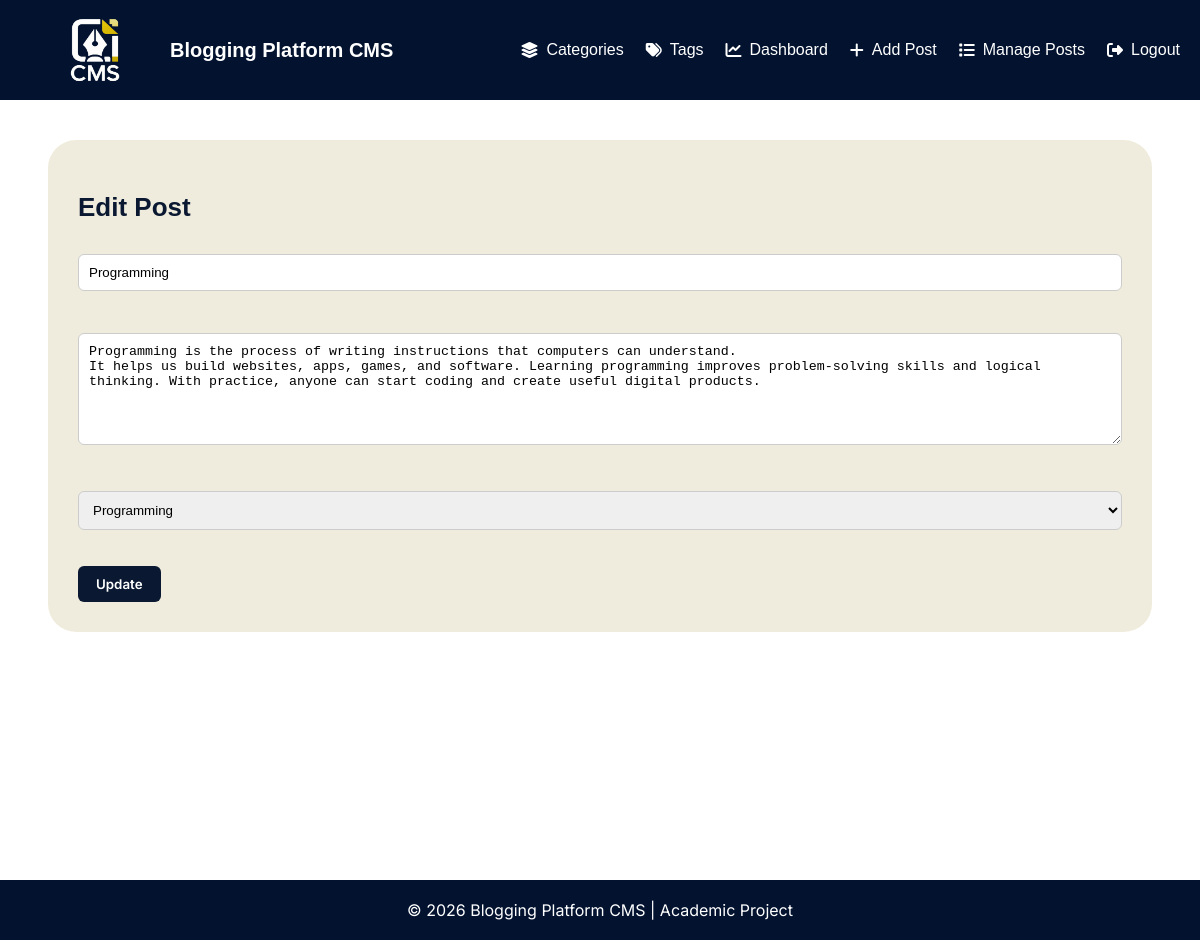
/edit.php?id=5 (signed in), run on the app's committed database.
### tables this page shows
CREATE TABLE `posts` (
  `id` int(11) NOT NULL,
  `title` varchar(255) NOT NULL,
  `content` text NOT NULL,
  `author_id` int(11) NOT NULL,
  `category_id` int(11) DEFAULT NULL,
  `created_at` timestamp NOT NULL DEFAULT current_timestamp(),
  `updated_at` timestamp NULL DEFAULT NULL
);

CREATE TABLE `categories` (
  `id` int(11) NOT NULL,
  `name` varchar(100) NOT NULL
);

### public/edit.php (the view, shortened to what this page needs)
<?php
require_once '../config/db.php';
require_once '../includes/header.php';
$post_id = (int)$_GET['id'];
$stmt = $pdo->prepare("SELECT * FROM posts WHERE id = ?");
$stmt->execute([$post_id]);
$post = $stmt->fetch(PDO::FETCH_ASSOC);
$categories = $pdo->query("SELECT * FROM categories")->fetchAll(PDO::FETCH_ASSOC);
?>
<!DOCTYPE html>
<html>
<head>
</head>
<body>
<div class="container">
<h2 class="page-title"> Edit Post </h2>
<form method="post">
    <input type="text" name="title"
           value="<?= htmlspecialchars($post['title']) ?>" required><br><br>
    <textarea name="content" rows="6" required><?= htmlspecialchars($post['content']) ?></textarea><br><br>
    <select name="category" required>
        <?php foreach ($categories as $cat): ?>
            <option value="<?= $cat['id'] ?>"
                <?= $cat['id'] == $post['category_id'] ? 'selected' : '' ?>>
                <?= htmlspecialchars($cat['name']) ?>
            </option>
        <?php endforeach; ?>
    </select><br><br>
    <button type="submit">Update</button>
</form>
</div>
</body>
</html>
<?php require_once '../includes/footer.php'; ?>

### assets/css/style.css (style rules this page uses)
* { box-sizing: border-box; }
body { font-family: 'Inter', sans-serif; margin: 0; }
h1, h2, h3 { font-family: 'Montserrat', sans-serif; font-weight: 600; }
button, .btn { font-family: 'Inter', sans-serif; font-weight: 600; }
.container { width: 92%; margin: 40px auto; background: #f0ecdd; padding: 30px; border-radius: 28px; }
.page-title { margin-bottom: 25px; font-size: 24px; color: #0A1931; }
input[type="text"], input[type="password"], textarea, select { width: 100%; padding: 10px; margin-top: 6px; margin-bottom: 16px; border-radius: 6px; border: 1px solid #ccc; }
button { background: #0A1931; color: #fff; padding: 10px 18px; border: none; border-radius: 6px; cursor: pointer; }
.search-form.card, { padding: 20px; width: 100px; border-radius: 16px; box-shadow: 0 10px 25px rgba(0,0,0,0.08); background: #CCDEE4; }
.page-title { font-size: 26px; margin-bottom: 25px; color: #0A1931; }

### data on the page
posts: title "Programming", content "Programming is the process of writing instructions that computers can understand. It helps us build websites, apps, games, and software. Learning programming improves problem-solving skills and logical thinking. With practice, anyone can start coding and create useful digital products.", category "Programming"
